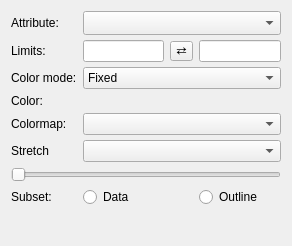
<?xml version="1.0" encoding="UTF-8"?>
<ui version="4.0">
 <class>Form</class>
 <widget class="QWidget" name="Form">
  <property name="geometry">
   <rect>
    <x>0</x>
    <y>0</y>
    <width>292</width>
    <height>246</height>
   </rect>
  </property>
  <property name="windowTitle">
   <string>Form</string>
  </property>
  <layout class="QGridLayout" name="gridLayout">
   <property name="verticalSpacing">
    <number>5</number>
   </property>
   <item row="3" column="0">
    <widget class="QLabel" name="label_color_mode">
     <property name="text">
      <string>Color mode:</string>
     </property>
    </widget>
   </item>
   <item row="1" column="1">
    <widget class="QLineEdit" name="valuetext_vmin"/>
   </item>
   <item row="1" column="3" alignment="Qt::AlignLeft">
    <widget class="QLineEdit" name="valuetext_vmax"/>
   </item>
   <item row="5" column="1" colspan="3">
    <widget class="QColormapCombo" name="combodata_cmap"/>
   </item>
   <item row="8" column="0" colspan="4">
    <widget class="QSlider" name="value_alpha">
     <property name="maximum">
      <number>100</number>
     </property>
     <property name="orientation">
      <enum>Qt::Horizontal</enum>
     </property>
    </widget>
   </item>
   <item row="4" column="1" colspan="3">
    <widget class="QColorBox" name="color_color">
     <property name="sizePolicy">
      <sizepolicy hsizetype="Preferred" vsizetype="Minimum">
       <horstretch>0</horstretch>
       <verstretch>0</verstretch>
      </sizepolicy>
     </property>
     <property name="text">
      <string/>
     </property>
    </widget>
   </item>
   <item row="0" column="1" colspan="3">
    <widget class="QComboBox" name="combosel_attribute">
     <property name="sizeAdjustPolicy">
      <enum>QComboBox::AdjustToMinimumContentsLengthWithIcon</enum>
     </property>
    </widget>
   </item>
   <item row="9" column="0">
    <widget class="QLabel" name="label_subset_mode">
     <property name="text">
      <string>Subset:</string>
     </property>
    </widget>
   </item>
   <item row="0" column="0">
    <widget class="QLabel" name="label_att">
     <property name="text">
      <string>Attribute:</string>
     </property>
    </widget>
   </item>
   <item row="1" column="0">
    <widget class="QLabel" name="label_limits">
     <property name="text">
      <string>Limits:</string>
     </property>
    </widget>
   </item>
   <item row="9" column="3">
    <widget class="QRadioButton" name="radio_subset_outline">
     <property name="text">
      <string>Outline</string>
     </property>
    </widget>
   </item>
   <item row="1" column="2" alignment="Qt::AlignHCenter">
    <widget class="QToolButton" name="button_flip_limits">
     <property name="styleSheet">
      <string notr="true">padding: 0px</string>
     </property>
     <property name="text">
      <string>⇄</string>
     </property>
    </widget>
   </item>
   <item row="3" column="1" colspan="3">
    <widget class="QComboBox" name="combotext_color_mode">
     <property name="currentText">
      <string>Fixed</string>
     </property>
     <property name="currentIndex">
      <number>0</number>
     </property>
     <item>
      <property name="text">
       <string>Fixed</string>
      </property>
     </item>
     <item>
      <property name="text">
       <string>Linear</string>
      </property>
     </item>
    </widget>
   </item>
   <item row="5" column="0">
    <widget class="QLabel" name="label_cmap">
     <property name="text">
      <string>Colormap:</string>
     </property>
    </widget>
   </item>
   <item row="10" column="1">
    <spacer name="verticalSpacer">
     <property name="orientation">
      <enum>Qt::Vertical</enum>
     </property>
     <property name="sizeHint" stdset="0">
      <size>
       <width>20</width>
       <height>40</height>
      </size>
     </property>
    </spacer>
   </item>
   <item row="4" column="0">
    <widget class="QLabel" name="label_color">
     <property name="text">
      <string>Color:</string>
     </property>
    </widget>
   </item>
   <item row="9" column="1">
    <widget class="QRadioButton" name="radio_subset_data">
     <property name="text">
      <string>Data</string>
     </property>
    </widget>
   </item>
   <item row="6" column="0">
    <widget class="QLabel" name="label_stretch">
     <property name="text">
      <string>Stretch</string>
     </property>
    </widget>
   </item>
   <item row="6" column="1" colspan="3">
    <widget class="QComboBox" name="combosel_stretch"/>
   </item>
  </layout>
 </widget>
 <customwidgets>
  <customwidget>
   <class>QColorBox</class>
   <extends>QLabel</extends>
   <header>glue_qt.utils.colors</header>
  </customwidget>
  <customwidget>
   <class>QColormapCombo</class>
   <extends>QComboBox</extends>
   <header>glue_qt.utils.colors</header>
  </customwidget>
 </customwidgets>
 <resources/>
 <connections/>
</ui>
